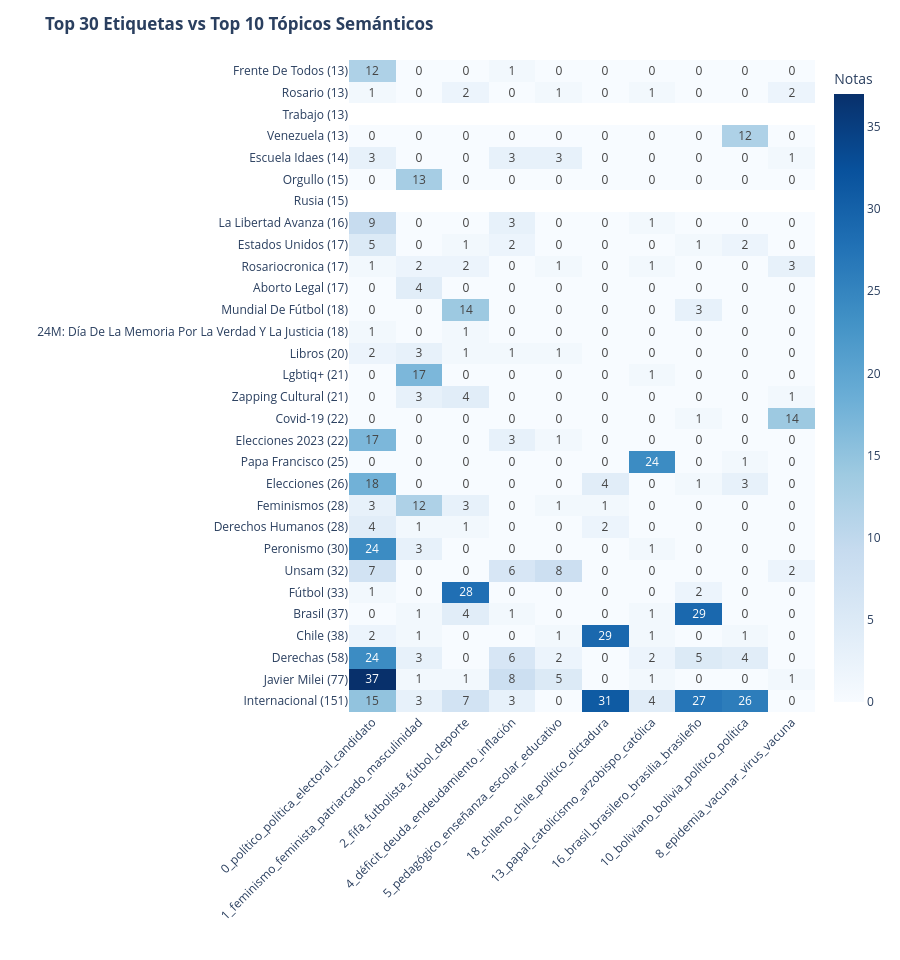

Source (notebook cell):
### Code cell
import plotly.express as px

TOP_TAGS = 30
TOP_TOPICOS = 10

# 1. Copiamos y estandarizamos tags
df_tags_topics = df_desanidado[df_desanidado["topic"] != -1].copy()
df_tags_topics["tag"] = df_tags_topics["tag"].str.strip().str.title()

# 2. Identificar el Top N de etiquetas manuales más usadas
tag_counts = df_tags_topics.groupby("tag")["doc_id"].nunique().sort_values(ascending=False).head(TOP_TAGS)
top_nombres_tags = tag_counts.index.tolist()

mapeo_etiqueta_total = {tag: f"{tag} ({conteo})" for tag, conteo in tag_counts.items()}
orden_filas = [mapeo_etiqueta_total[tag] for tag in top_nombres_tags][::-1]

# 3. Identificar el Top N de tópicos semánticos con más notas
topicos_counts = df_tags_topics.groupby("topic_name")["doc_id"].nunique().sort_values(ascending=False).head(TOP_TOPICOS)
top_nombres_topics = topicos_counts.index.tolist()

# 4. Filtrar el DataFrame cruzado solo con esos topes
df_top = df_tags_topics[
    df_tags_topics["tag"].isin(top_nombres_tags) & 
    df_tags_topics["topic_name"].isin(top_nombres_topics)
].reset_index(drop=True)

df_top["tag_label"] = df_top["tag"].map(mapeo_etiqueta_total)

# 5. Matriz de Frecuencia cruzada y acotada
matriz = pd.crosstab(df_top["tag_label"], df_top["topic_name"])
matriz = matriz.reindex(index=orden_filas, columns=top_nombres_topics)
matriz = matriz.loc[:, matriz.sum(axis=0) > 0] # Limpiar columnas vacías si quedaron

# 6. Render del Heatmap acotado
fig_heatmap = px.imshow(
    matriz,
    labels=dict(x="Tópico Semántico (BERTopic)", y="", color="Notas"),
    x=matriz.columns,
    y=matriz.index,
    color_continuous_scale="Blues",
    aspect="auto",
    text_auto=True
)

fig_heatmap.update_traces(
    hovertemplate="<b>Tag:</b> %{y}<br><b>Tópico:</b> %{x}<br><b>Notas solapadas:</b> %{z}<extra></extra>"
)

fig_heatmap.update_layout(
    title=f"<b>Top {TOP_TAGS} Etiquetas vs Top {TOP_TOPICOS} Tópicos Semánticos</b>",
    xaxis_title="",
    yaxis_title="",
    height=max(600, TOP_TAGS * 32),
    plot_bgcolor="rgba(0,0,0,0)",
    paper_bgcolor="#fff",
    margin=dict(l=180, b=180)
)
fig_heatmap.update_xaxes(tickangle=-45)

fig_heatmap.write_html(OUTPUT_DIR / f"04_top{TOP_TAGS}_tags_vs_top{TOP_TOPICOS}_topicos_heatmap.html")
fig_heatmap.show()

### Figure 1 — Plotly figure (JSON) as saved in the notebook; plotly's stock layout.template omitted (floating-point values rounded to 4 significant figures; data arrays with more than 128 entries replaced by an {"elided": "..."} marker saying what was removed)
{"data": [{"coloraxis": "coloraxis", "hovertemplate": "<b>Tag:</b> %{y}<br><b>Tópico:</b> %{x}<br><b>Notas solapadas:</b> %{z}<extra></extra>", "name": "0", "texttemplate": "%{z}", "type": "heatmap", "x": ["0_político_política_electoral_candidato", "1_feminismo_feminista_patriarcado_masculinidad", "2_fifa_futbolista_fútbol_deporte", "4_déficit_deuda_endeudamiento_inflación", "5_pedagógico_enseñanza_escolar_educativo", "18_chileno_chile_político_dictadura", "13_papal_catolicismo_arzobispo_católica", "16_brasil_brasilero_brasilia_brasileño", "10_boliviano_bolivia_político_política", "8_epidemia_vacunar_virus_vacuna"], "xaxis": "x", "y": ["Frente De Todos (13)", "Rosario (13)", "Trabajo (13)", "Venezuela (13)", "Escuela Idaes (14)", "Orgullo (15)", "Rusia (15)", "La Libertad Avanza (16)", "Estados Unidos (17)", "Rosariocronica (17)", "Aborto Legal (17)", "Mundial De Fútbol (18)", "24M: Día De La Memoria Por La Verdad Y La Justicia (18)", "Libros (20)", "Lgbtiq+ (21)", "Zapping Cultural (21)", "Covid-19 (22)", "Elecciones 2023 (22)", "Papa Francisco (25)", "Elecciones (26)", "Feminismos (28)", "Derechos Humanos (28)", "Peronismo (30)", "Unsam (32)", "Fútbol (33)", "Brasil (37)", "Chile (38)", "Derechas (58)", "Javier Milei (77)", "Internacional (151)"], "yaxis": "y", "z": {"elided": "30x10 float values"}}], "layout": {"coloraxis": {"autocolorscale": false, "colorbar": {"title": {"text": "Notas"}}, "colorscale": [[0, "rgb(247,251,255)"], [0.125, "rgb(222,235,247)"], [0.25, "rgb(198,219,239)"], [0.375, "rgb(158,202,225)"], [0.5, "rgb(107,174,214)"], [0.625, "rgb(66,146,198)"], [0.75, "rgb(33,113,181)"], [0.875, "rgb(8,81,156)"], [1, "rgb(8,48,107)"]]}, "height": 960, "margin": {"b": 180, "l": 180, "t": 60}, "paper_bgcolor": "#fff", "plot_bgcolor": "rgba(0,0,0,0)", "title": {"text": "<b>Top 30 Etiquetas vs Top 10 Tópicos Semánticos</b>"}, "xaxis": {"anchor": "y", "domain": [0, 1], "tickangle": -45, "title": {"text": ""}}, "yaxis": {"anchor": "x", "autorange": "reversed", "domain": [0, 1], "title": {"text": ""}}}}
